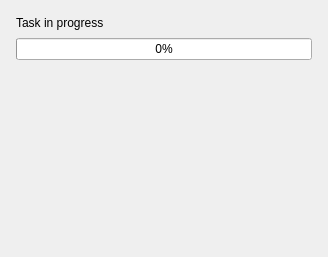
<ui version="4.0" >
 <class>ProgressWidget</class>
 <widget class="QWidget" name="ProgressWidget" >
  <property name="geometry" >
   <rect>
    <x>0</x>
    <y>0</y>
    <width>328</width>
    <height>257</height>
   </rect>
  </property>
  <property name="windowTitle" >
   <string>Form</string>
  </property>
  <layout class="QVBoxLayout" >
   <property name="spacing" >
    <number>8</number>
   </property>
   <property name="leftMargin" >
    <number>16</number>
   </property>
   <property name="topMargin" >
    <number>16</number>
   </property>
   <property name="rightMargin" >
    <number>16</number>
   </property>
   <property name="bottomMargin" >
    <number>16</number>
   </property>
   <item>
    <widget class="QLabel" name="topLabel" >
     <property name="text" >
      <string>Task in progress</string>
     </property>
    </widget>
   </item>
   <item>
    <widget class="QProgressBar" name="progressBar" >
     <property name="value" >
      <number>0</number>
     </property>
     <property name="orientation" >
      <enum>Qt::Horizontal</enum>
     </property>
     <property name="invertedAppearance" >
      <bool>false</bool>
     </property>
    </widget>
   </item>
   <item>
    <widget class="QLabel" name="bottomLabel" >
     <property name="text" >
      <string/>
     </property>
    </widget>
   </item>
   <item>
    <spacer>
     <property name="orientation" >
      <enum>Qt::Vertical</enum>
     </property>
     <property name="sizeType" >
      <enum>QSizePolicy::Expanding</enum>
     </property>
     <property name="sizeHint" >
      <size>
       <width>20</width>
       <height>40</height>
      </size>
     </property>
    </spacer>
   </item>
  </layout>
 </widget>
 <resources/>
 <connections/>
</ui>
